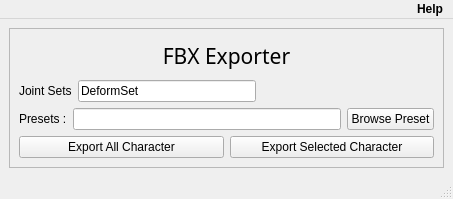
<?xml version="1.0" encoding="UTF-8"?>
<ui version="4.0">
 <class>MainWindow</class>
 <widget class="QMainWindow" name="MainWindow">
  <property name="geometry">
   <rect>
    <x>0</x>
    <y>0</y>
    <width>453</width>
    <height>199</height>
   </rect>
  </property>
  <property name="windowTitle">
   <string>MainWindow</string>
  </property>
  <widget class="QWidget" name="centralwidget">
   <layout class="QGridLayout" name="gridLayout">
    <item row="0" column="0">
     <widget class="QFrame" name="frame">
      <property name="frameShape">
       <enum>QFrame::StyledPanel</enum>
      </property>
      <property name="frameShadow">
       <enum>QFrame::Raised</enum>
      </property>
      <property name="lineWidth">
       <number>25</number>
      </property>
      <property name="midLineWidth">
       <number>50</number>
      </property>
      <layout class="QVBoxLayout" name="verticalLayout">
       <item>
        <widget class="QLabel" name="label">
         <property name="font">
          <font>
           <family>Arial Black</family>
           <pointsize>16</pointsize>
          </font>
         </property>
         <property name="text">
          <string>FBX Exporter</string>
         </property>
         <property name="alignment">
          <set>Qt::AlignCenter</set>
         </property>
        </widget>
       </item>
       <item>
        <layout class="QHBoxLayout" name="horizontalLayout_3">
         <item>
          <widget class="QLabel" name="label_3">
           <property name="text">
            <string>Joint Sets</string>
           </property>
          </widget>
         </item>
         <item>
          <widget class="QLineEdit" name="lineEdit_2">
           <property name="text">
            <string>DeformSet</string>
           </property>
          </widget>
         </item>
         <item>
          <spacer name="horizontalSpacer">
           <property name="orientation">
            <enum>Qt::Horizontal</enum>
           </property>
           <property name="sizeHint" stdset="0">
            <size>
             <width>40</width>
             <height>20</height>
            </size>
           </property>
          </spacer>
         </item>
        </layout>
       </item>
       <item>
        <layout class="QHBoxLayout" name="horizontalLayout">
         <item>
          <widget class="QLabel" name="label_2">
           <property name="text">
            <string>Presets :</string>
           </property>
          </widget>
         </item>
         <item>
          <widget class="QLineEdit" name="lineEdit"/>
         </item>
         <item>
          <widget class="QPushButton" name="pushButton">
           <property name="text">
            <string>Browse Preset</string>
           </property>
          </widget>
         </item>
        </layout>
       </item>
       <item>
        <layout class="QHBoxLayout" name="horizontalLayout_2">
         <item>
          <widget class="QPushButton" name="pushButton_3">
           <property name="text">
            <string>Export All Character</string>
           </property>
          </widget>
         </item>
         <item>
          <widget class="QPushButton" name="pushButton_2">
           <property name="text">
            <string>Export Selected Character</string>
           </property>
          </widget>
         </item>
        </layout>
       </item>
      </layout>
     </widget>
    </item>
   </layout>
  </widget>
  <widget class="QMenuBar" name="menubar">
   <property name="geometry">
    <rect>
     <x>0</x>
     <y>0</y>
     <width>453</width>
     <height>21</height>
    </rect>
   </property>
   <property name="font">
    <font>
     <weight>75</weight>
     <bold>true</bold>
    </font>
   </property>
   <property name="layoutDirection">
    <enum>Qt::RightToLeft</enum>
   </property>
   <widget class="QMenu" name="menuHelp">
    <property name="font">
     <font>
      <weight>75</weight>
      <bold>true</bold>
     </font>
    </property>
    <property name="title">
     <string>Help</string>
    </property>
    <addaction name="actionHelp"/>
   </widget>
   <addaction name="menuHelp"/>
  </widget>
  <widget class="QStatusBar" name="statusbar"/>
  <action name="actionHelp">
   <property name="text">
    <string>Help</string>
   </property>
   <property name="font">
    <font>
     <weight>75</weight>
     <bold>true</bold>
    </font>
   </property>
  </action>
 </widget>
 <resources/>
 <connections/>
</ui>
